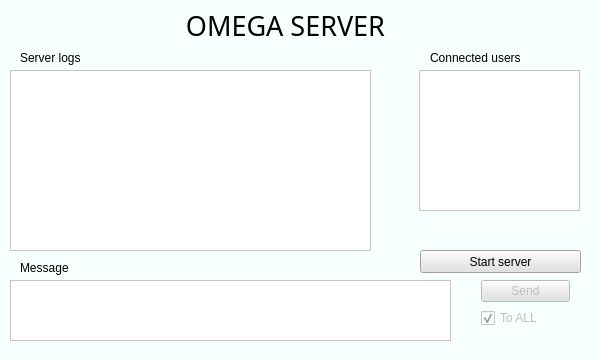
<?xml version="1.0" encoding="UTF-8"?>
<ui version="4.0">
 <class>Dialog</class>
 <widget class="QWidget" name="Dialog">
  <property name="geometry">
   <rect>
    <x>0</x>
    <y>0</y>
    <width>600</width>
    <height>360</height>
   </rect>
  </property>
  <property name="minimumSize">
   <size>
    <width>600</width>
    <height>360</height>
   </size>
  </property>
  <property name="maximumSize">
   <size>
    <width>600</width>
    <height>360</height>
   </size>
  </property>
  <property name="windowTitle">
   <string>Omega server</string>
  </property>
  <property name="styleSheet">
   <string notr="true">background: rgb(248, 255, 255)</string>
  </property>
  <widget class="QListWidget" name="lwUsers">
   <property name="geometry">
    <rect>
     <x>419</x>
     <y>70</y>
     <width>161</width>
     <height>141</height>
    </rect>
   </property>
   <property name="sizePolicy">
    <sizepolicy hsizetype="Minimum" vsizetype="Fixed">
     <horstretch>0</horstretch>
     <verstretch>0</verstretch>
    </sizepolicy>
   </property>
   <property name="styleSheet">
    <string notr="true">background:  rgb(255, 255, 255)</string>
   </property>
   <property name="selectionMode">
    <enum>QAbstractItemView::MultiSelection</enum>
   </property>
   <property name="sortingEnabled">
    <bool>true</bool>
   </property>
  </widget>
  <widget class="QListWidget" name="lwLog">
   <property name="geometry">
    <rect>
     <x>10</x>
     <y>70</y>
     <width>361</width>
     <height>181</height>
    </rect>
   </property>
   <property name="sizePolicy">
    <sizepolicy hsizetype="Expanding" vsizetype="Expanding">
     <horstretch>0</horstretch>
     <verstretch>0</verstretch>
    </sizepolicy>
   </property>
   <property name="styleSheet">
    <string notr="true">background: rgb(255, 255, 255)</string>
   </property>
   <property name="selectionRectVisible">
    <bool>false</bool>
   </property>
  </widget>
  <widget class="QPlainTextEdit" name="pteMessage">
   <property name="enabled">
    <bool>true</bool>
   </property>
   <property name="geometry">
    <rect>
     <x>10</x>
     <y>280</y>
     <width>441</width>
     <height>61</height>
    </rect>
   </property>
   <property name="styleSheet">
    <string notr="true">background: rgb(255, 255, 255)</string>
   </property>
   <property name="plainText">
    <string/>
   </property>
  </widget>
  <widget class="QWidget" name="layoutWidget_2">
   <property name="geometry">
    <rect>
     <x>470</x>
     <y>280</y>
     <width>111</width>
     <height>61</height>
    </rect>
   </property>
   <layout class="QVBoxLayout" name="verticalLayout_2">
    <property name="topMargin">
     <number>0</number>
    </property>
    <item>
     <widget class="QPushButton" name="pbSend">
      <property name="enabled">
       <bool>false</bool>
      </property>
      <property name="styleSheet">
       <string notr="true">background: rgb(225, 225, 225)</string>
      </property>
      <property name="text">
       <string>Send</string>
      </property>
     </widget>
    </item>
    <item>
     <widget class="QCheckBox" name="cbToAll">
      <property name="enabled">
       <bool>false</bool>
      </property>
      <property name="text">
       <string>To ALL</string>
      </property>
      <property name="checked">
       <bool>true</bool>
      </property>
     </widget>
    </item>
   </layout>
  </widget>
  <widget class="QPushButton" name="pbStartStop">
   <property name="geometry">
    <rect>
     <x>420</x>
     <y>250</y>
     <width>161</width>
     <height>23</height>
    </rect>
   </property>
   <property name="styleSheet">
    <string notr="true">background: rgb(225, 225, 225)</string>
   </property>
   <property name="text">
    <string>Start server</string>
   </property>
   <property name="checkable">
    <bool>true</bool>
   </property>
   <property name="checked">
    <bool>false</bool>
   </property>
  </widget>
  <widget class="QLabel" name="chat_label">
   <property name="geometry">
    <rect>
     <x>20</x>
     <y>50</y>
     <width>81</width>
     <height>16</height>
    </rect>
   </property>
   <property name="text">
    <string>Server logs</string>
   </property>
  </widget>
  <widget class="QLabel" name="usr_label">
   <property name="geometry">
    <rect>
     <x>430</x>
     <y>50</y>
     <width>141</width>
     <height>16</height>
    </rect>
   </property>
   <property name="text">
    <string>Connected users</string>
   </property>
  </widget>
  <widget class="QLabel" name="msg_label">
   <property name="geometry">
    <rect>
     <x>20</x>
     <y>260</y>
     <width>81</width>
     <height>16</height>
    </rect>
   </property>
   <property name="text">
    <string>Message</string>
   </property>
  </widget>
  <widget class="QWidget" name="horizontalLayoutWidget">
   <property name="geometry">
    <rect>
     <x>420</x>
     <y>220</y>
     <width>160</width>
     <height>22</height>
    </rect>
   </property>
   <layout class="QHBoxLayout" name="horizontalLayout">
    <item>
     <widget class="QLabel" name="usr_label_2">
      <property name="text">
       <string> Server IP</string>
      </property>
     </widget>
    </item>
    <item>
     <widget class="QLineEdit" name="leHost">
      <property name="styleSheet">
       <string notr="true">background:  rgb(255, 255, 255)</string>
      </property>
      <property name="text">
       <string>127.0.0.1</string>
      </property>
     </widget>
    </item>
   </layout>
  </widget>
  <widget class="QLabel" name="label">
   <property name="geometry">
    <rect>
     <x>180</x>
     <y>10</y>
     <width>211</width>
     <height>31</height>
    </rect>
   </property>
   <property name="font">
    <font>
     <family>Monotype Corsiva</family>
     <pointsize>20</pointsize>
    </font>
   </property>
   <property name="layoutDirection">
    <enum>Qt::LeftToRight</enum>
   </property>
   <property name="text">
    <string>OMEGA SERVER</string>
   </property>
   <property name="alignment">
    <set>Qt::AlignCenter</set>
   </property>
  </widget>
 </widget>
 <layoutdefault spacing="6" margin="11"/>
 <resources/>
 <connections/>
</ui>
